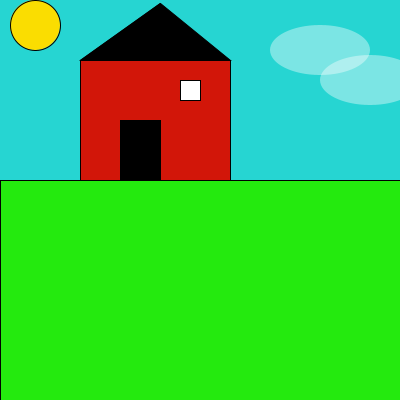
Frame 1 (no input)
Frame 60 (the mouse pressed at the canvas centre just before this capture): identical to frame 1, image omitted
Frame 120 (the mouse held since frame 60 and released just before this capture): identical to frame 1, image omitted

The Processing sketch that drew this single still picture (run headless with seeded random() and noise(); from frame 60 on, the mouse is pressed at the canvas centre):

// Processing sketch: processing_116737
// ── processing_116737.pde

void setup(){
  size(400,400);
}
void draw(){  
  
  
  
background(38,213,210);
//Hus
stroke(0,0,0);
fill(210,22,9);
rect(80,60,150,120);
//Tag
stroke(0,0,0);
fill(0,0,0);
triangle(80,60,230,60,160,3);
//Græs
stroke(0,0,0);
fill(36,234,14);
rect(0,180,400,400);

//sky
noStroke();
fill(255,255,255,100);
ellipse(320,50,100,50);
ellipse(370,80,100,50);

//door
stroke(0,0,0);
fill(0,0,0);
rect(120,120,40,60);

//vindue
stroke(0,0,0);
fill(255,255,255);
rect(180,80,20,20);

//sol
stroke(0,0,0);
fill(250,221,1);
ellipse(35,25,50,50);

}
